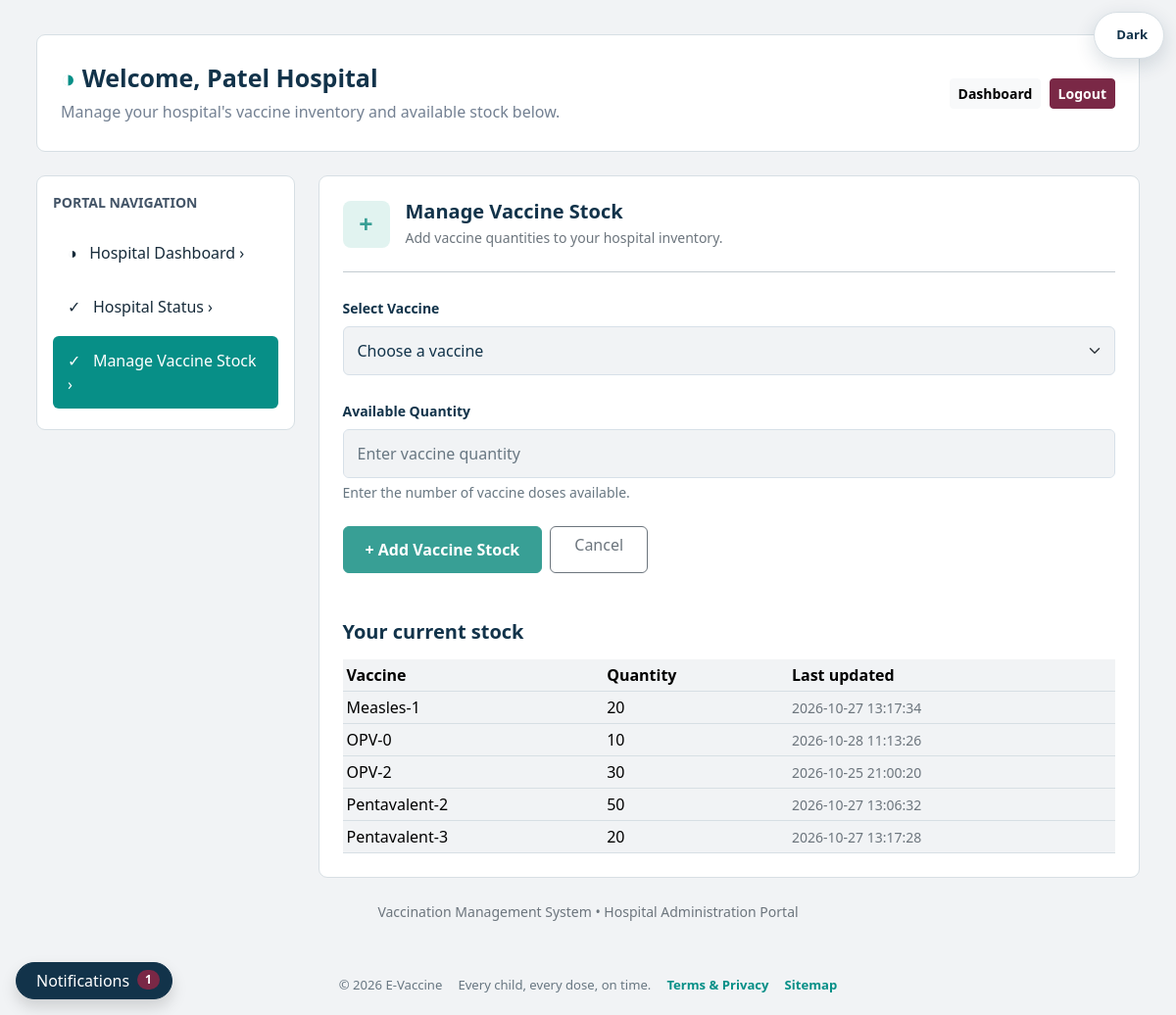
/hospital/hospital_vaccine.php (signed in), run on the app's committed database.
### tables this page shows
CREATE TABLE `hospital_vaccine_stock` (
  `stock_id` int(11) NOT NULL,
  `hospital_id` int(11) NOT NULL,
  `vaccine_id` int(11) NOT NULL,
  `quantity` int(11) NOT NULL DEFAULT 0,
  `updated_at` timestamp NOT NULL DEFAULT current_timestamp() ON UPDATE current_timestamp()
);

CREATE TABLE `vaccines` (
  `Vaccine_ID` int(11) NOT NULL,
  `Vaccine_Name` varchar(150) NOT NULL,
  `Dose` int(11) NOT NULL,
  `Age_Limit` varchar(50) NOT NULL,
  `Status` enum('Active','Inactive') DEFAULT 'Active',
  `description` text DEFAULT NULL
);

### hospital/hospital_vaccine.php (the view, shortened to what this page needs)
<?php
include_once __DIR__ . '/../config.php';
$hospital_id = (int)$_SESSION['hospital_id'];
$my_stock = mysqli_query($connect, "SELECT vaccines.Vaccine_Name, hospital_vaccine_stock.quantity, hospital_vaccine_stock.updated_at
                                    FROM hospital_vaccine_stock
                                    JOIN vaccines ON hospital_vaccine_stock.vaccine_id = vaccines.Vaccine_ID
                                    WHERE hospital_vaccine_stock.hospital_id = $hospital_id
                                    ORDER BY vaccines.Vaccine_Name");
?>
<!DOCTYPE html>
<html lang="en">
<head>
    <link href="https://cdn.jsdelivr.net/npm/bootstrap@5.3.3/dist/css/bootstrap.min.css"
          rel="stylesheet">
    <link href="../includes/theme.css?v=5" rel="stylesheet">
</head>
<body>
<div class="container dashboard-container">
    <div class="dashboard-card welcome-card">
        <div class="row align-items-center g-3">
            <div class="col-md-9">
                <h1 class="welcome-title">
                    <span class="text-success">&#9681;</span>
                    Welcome, <?= htmlspecialchars($_SESSION['hospital_name']) ?>
                </h1>
                <p class="welcome-description">
                    Manage your hospital's vaccine inventory and available stock below.
                </p>
            </div>
            <div class="col-md-3 text-md-end">
                <a href="hospital_dashboard.php" class="btn btn-light btn-sm fw-semibold me-1">Dashboard</a>
                <a href="hospital_logout.php" class="btn btn-danger btn-sm fw-semibold">Logout</a>
            </div>
        </div>
    </div>
    <div class="row g-4">
        <div class="col-md-3">
            <div class="dashboard-card p-3">
                <p class="sidebar-heading">PORTAL NAVIGATION</p>
                <a href="hospital_dashboard.php" class="sidebar-link">
                    &#9681; &nbsp; Hospital Dashboard &rsaquo;
                </a>
                <a href="hospital_status.php" class="sidebar-link">
                    &#10003; &nbsp; Hospital Status &rsaquo;
                </a>
                <a href="hospital_vaccine.php" class="sidebar-link active">
                    &#10003; &nbsp; Manage Vaccine Stock &rsaquo;
                </a>
            </div>
        </div>
        <div class="col-md-9">
            <div class="dashboard-card p-4">
                <div class="d-flex align-items-center gap-3 mb-3">
                    <div class="stock-icon">&#43;</div>
                    <div>
                        <h2 class="section-title mb-1">Manage Vaccine Stock</h2>
                        <p class="text-secondary small mb-0">
                            Add vaccine quantities to your hospital inventory.
                        </p>
                    </div>
                </div>
                <hr class="my-4">
                <form method="POST">
                    <div class="mb-4">
                        <label for="vaccine" class="form-label">
                            Select Vaccine
                        </label>
                        <select class="form-select" id="vaccine"
                                name="vaccine" required>
                            <option value="">Choose a vaccine</option>
                        </select>
                    </div>
                    <div class="mb-4">
                        <label for="quantity" class="form-label">
                            Available Quantity
                        </label>
                        <input type="number" id="quantity" name="quantity"
                               class="form-control"
                               placeholder="Enter vaccine quantity"
                               min="0" step="1" required>
                        <div class="form-text">
                            Enter the number of vaccine doses available.
                        </div>
                    </div>
                    <div class="d-flex flex-wrap gap-2">
                        <button type="submit" name="btn" class="btn btn-teal">
                            + Add Vaccine Stock
                        </button>
                        <a href="hospital_dashboard.php"
                           class="btn btn-outline-secondary px-4">
                            Cancel
                        </a>
                    </div>
                </form>
                <h5 class="fw-bold mt-5 mb-3">Your current stock</h5>
                <div class="table-responsive">
                    <table class="table table-sm align-middle mb-0">
                        <thead>
                            <tr><th>Vaccine</th><th>Quantity</th><th>Last updated</th></tr>
                        </thead>
                        <tbody>
                        <?php if (mysqli_num_rows($my_stock) > 0) { ?>
                            <?php while ($row = mysqli_fetch_assoc($my_stock)) { ?>
                                <tr>
                                    <td><?= htmlspecialchars($row['Vaccine_Name']) ?></td>
                                    <td><?= (int)$row['quantity'] ?></td>
                                    <td class="small text-secondary"><?= htmlspecialchars($row['updated_at']) ?></td>
                                </tr>
                            <?php } ?>
                        <?php } else { ?>
                            <tr><td colspan="3" class="text-center text-secondary py-3">Abhi koi stock add nahi hua.</td></tr>
                        <?php } ?>
                        </tbody>
                    </table>
                </div>
            </div>
        </div>
    </div>
    <p class="text-center text-secondary small mt-4">
        Vaccination Management System &bull; Hospital Administration Portal
    </p>
</div>
<?php include __DIR__ . '/../includes/portal-footer.php'; ?>
</body>
</html>

### includes/theme.css (style rules this page uses)
:root { --evax-navy: #12334a; --evax-teal: #078f87; --evax-wine: #7a2846; --evax-light-grey: #f1f3f5; --evax-white: #ffffff; --evax-muted: #687782; --evax-border: #d7dfe4; --bs-primary: var(--evax-navy); --bs-primary-rgb: 18, 51, 74; --bs-success: var(--evax-teal); --bs-success-rgb: 7, 143, 135; --bs-danger: var(--evax-wine); --bs-danger-rgb: 122, 40, 70; --bs-body-bg: var(--evax-light-grey); --bs-body-color: var(--evax-navy); --bs-secondary-color: var(--evax-muted); --bs-border-color: var(--evax-border); --bs-link-color: var(--evax-teal); --bs-link-hover-color: var(--evax-wine); }
* { scrollbar-color: var(--evax-muted) var(--evax-light-grey); }
body { background-color: var(--evax-light-grey) !important; color: var(--bs-body-color) !important; font-family: "Segoe UI", Arial, sans-serif !important; }
html { background-color: var(--evax-light-grey); }
.sidebar-menu .nav-link.active, .sidebar-link.active { color: #fff !important; background-color: var(--evax-teal) !important; }
.bg-white, .card, .surface-card, form.bg-white, .report-sheet, .portal-card, .overview-box, .dashboard-card { color: var(--bs-body-color); background-color: var(--evax-white) !important; }
.btn-danger { --bs-btn-bg: #7a2846; --bs-btn-border-color: #7a2846; --bs-btn-hover-bg: #642039; --bs-btn-hover-border-color: #642039; --bs-btn-active-bg: #642039; --bs-btn-active-border-color: #642039; }
.text-success { color: #078f87 !important; }
.card, .surface-card, .report-sheet, .portal-card, .overview-box, .dashboard-card { border-color: var(--evax-border) !important; }

### hospital/hospital_vaccine.php (style rules this page uses)
body { background: #f3f7f7; color: #172b3a; font-family: Arial, sans-serif; }
.dashboard-container { max-width: 1150px; margin: 35px auto; }
.dashboard-card { background: #fff; border: 1px solid #dce5ee; border-radius: 9px; }
.welcome-card { padding: 28px 24px; margin-bottom: 24px; }
.welcome-title { font-size: 25px; font-weight: 700; }
.welcome-description { color: #738092; margin-bottom: 0; }
.sidebar-link { display: block; padding: 13px 15px; margin-bottom: 5px; color: #172b3a; text-decoration: none; border-radius: 6px; }
.sidebar-link:hover, .sidebar-link.active { background: #389f95; color: white; }
.sidebar-heading { font-size: 14px; font-weight: 600; color: #435467; margin-bottom: 16px; }
.section-title { font-size: 20px; font-weight: 700; }
.form-label { font-size: 14px; font-weight: 600; margin-bottom: 8px; }
.form-control, .form-select { padding: 12px 14px; border-color: #d7e0e8; border-radius: 6px; }
.btn-teal { background: #389f95; border-color: #389f95; color: white; padding: 11px 22px; font-weight: 600; border-radius: 6px; }
.stock-icon { display: inline-flex; align-items: center; justify-content: center; width: 48px; height: 48px; border-radius: 8px; background: #e1f3f0; color: #389f95; font-size: 25px; font-weight: bold; }

### data on the page
hospital_vaccine_stock: vaccine.Vaccine_Name "Measles-1", quantity "20", updated_at "2026-10-27 13:17:34"
hospital_vaccine_stock: vaccine.Vaccine_Name "OPV-0", quantity "10", updated_at "2026-10-28 11:13:26"
hospital_vaccine_stock: vaccine.Vaccine_Name "OPV-2", quantity "30", updated_at "2026-10-25 21:00:20"
hospital_vaccine_stock: vaccine.Vaccine_Name "Pentavalent-2", quantity "50", updated_at "2026-10-27 13:06:32"
hospital_vaccine_stock: vaccine.Vaccine_Name "Pentavalent-3", quantity "20", updated_at "2026-10-27 13:17:28"

### other printed values
$_SESSION['hospital_name'] "Patel Hospital"
$unreadCount "1"
